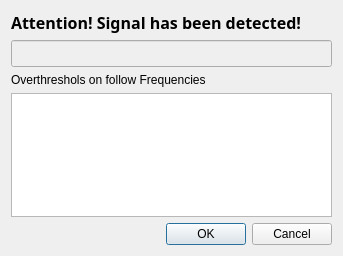
<?xml version="1.0" encoding="UTF-8"?>
<ui version="4.0">
 <class>SignalDetectedDialog</class>
 <widget class="QDialog" name="SignalDetectedDialog">
  <property name="geometry">
   <rect>
    <x>0</x>
    <y>0</y>
    <width>343</width>
    <height>256</height>
   </rect>
  </property>
  <property name="windowTitle">
   <string>Dialog</string>
  </property>
  <layout class="QGridLayout" name="gridLayout">
   <item row="3" column="0">
    <widget class="QTextEdit" name="teDetected">
     <property name="readOnly">
      <bool>true</bool>
     </property>
     <property name="tabStopWidth">
      <number>8000</number>
     </property>
    </widget>
   </item>
   <item row="2" column="0">
    <layout class="QHBoxLayout" name="horizontalLayout">
     <item>
      <widget class="QLabel" name="lblFreq">
       <property name="text">
        <string>Overthreshols on follow Frequencies</string>
       </property>
      </widget>
     </item>
    </layout>
   </item>
   <item row="0" column="0">
    <widget class="QLabel" name="lblMessage">
     <property name="font">
      <font>
       <family>Arial Black</family>
       <pointsize>12</pointsize>
       <weight>75</weight>
       <bold>true</bold>
      </font>
     </property>
     <property name="lineWidth">
      <number>1</number>
     </property>
     <property name="text">
      <string>Attention! Signal has been detected!</string>
     </property>
     <property name="scaledContents">
      <bool>false</bool>
     </property>
    </widget>
   </item>
   <item row="4" column="0">
    <widget class="QDialogButtonBox" name="buttonBox">
     <property name="orientation">
      <enum>Qt::Horizontal</enum>
     </property>
     <property name="standardButtons">
      <set>QDialogButtonBox::Cancel|QDialogButtonBox::Ok</set>
     </property>
    </widget>
   </item>
   <item row="1" column="0">
    <widget class="QLineEdit" name="leName">
     <property name="enabled">
      <bool>false</bool>
     </property>
     <property name="font">
      <font>
       <pointsize>12</pointsize>
       <weight>75</weight>
       <bold>true</bold>
      </font>
     </property>
     <property name="maxLength">
      <number>20</number>
     </property>
     <property name="alignment">
      <set>Qt::AlignCenter</set>
     </property>
    </widget>
   </item>
  </layout>
 </widget>
 <resources/>
 <connections>
  <connection>
   <sender>buttonBox</sender>
   <signal>accepted()</signal>
   <receiver>SignalDetectedDialog</receiver>
   <slot>accept()</slot>
   <hints>
    <hint type="sourcelabel">
     <x>248</x>
     <y>254</y>
    </hint>
    <hint type="destinationlabel">
     <x>157</x>
     <y>274</y>
    </hint>
   </hints>
  </connection>
  <connection>
   <sender>buttonBox</sender>
   <signal>rejected()</signal>
   <receiver>SignalDetectedDialog</receiver>
   <slot>reject()</slot>
   <hints>
    <hint type="sourcelabel">
     <x>316</x>
     <y>260</y>
    </hint>
    <hint type="destinationlabel">
     <x>286</x>
     <y>274</y>
    </hint>
   </hints>
  </connection>
 </connections>
</ui>
